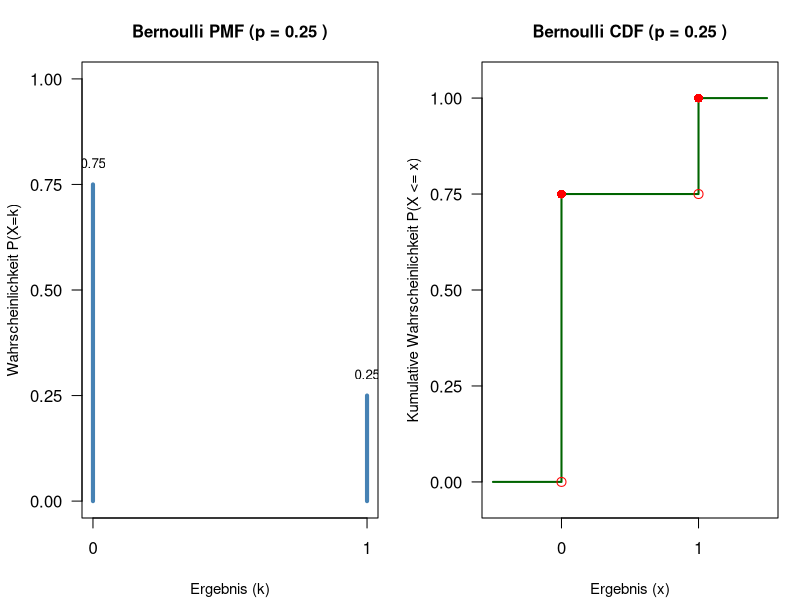
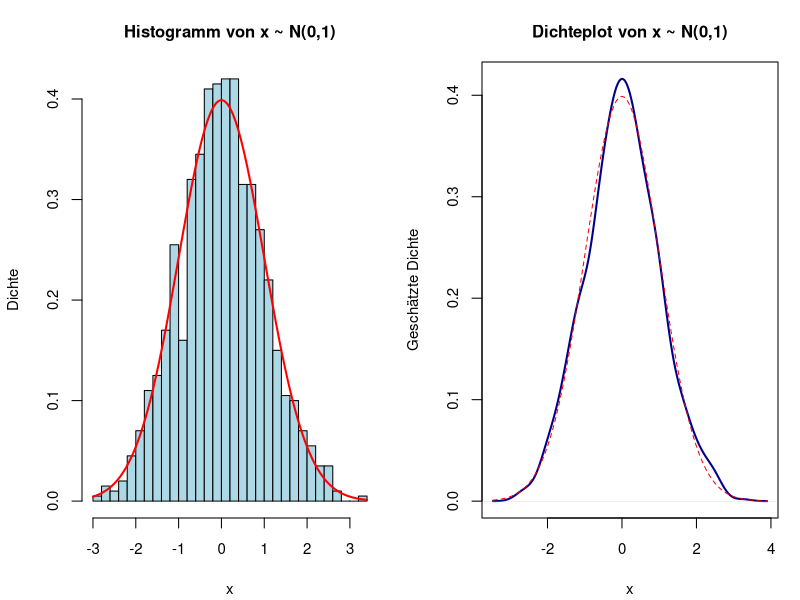
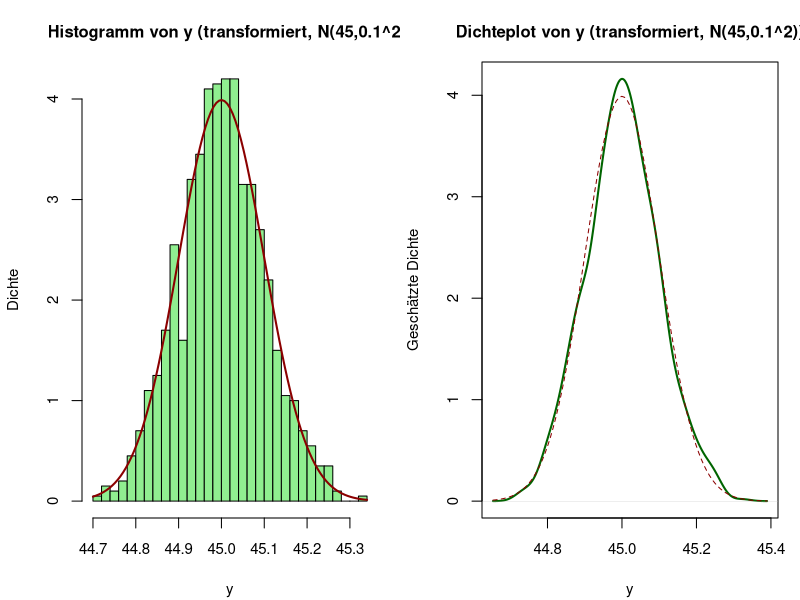
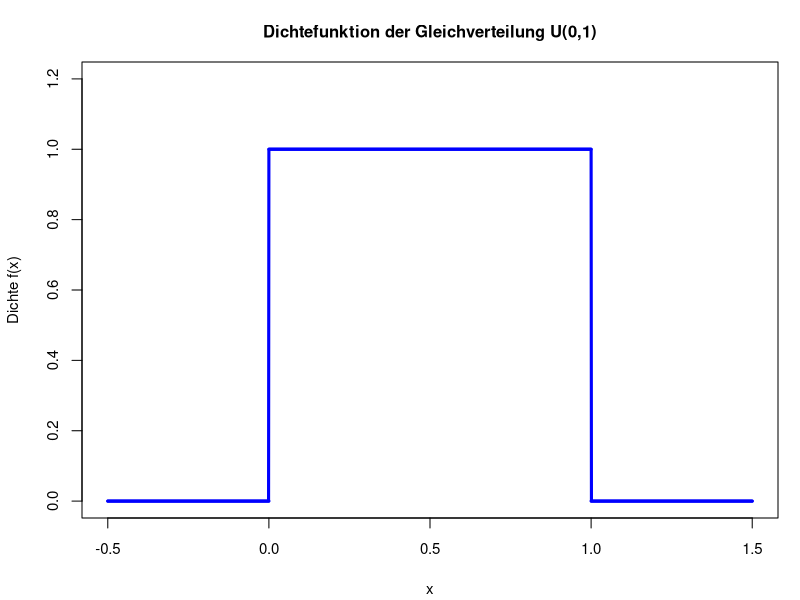
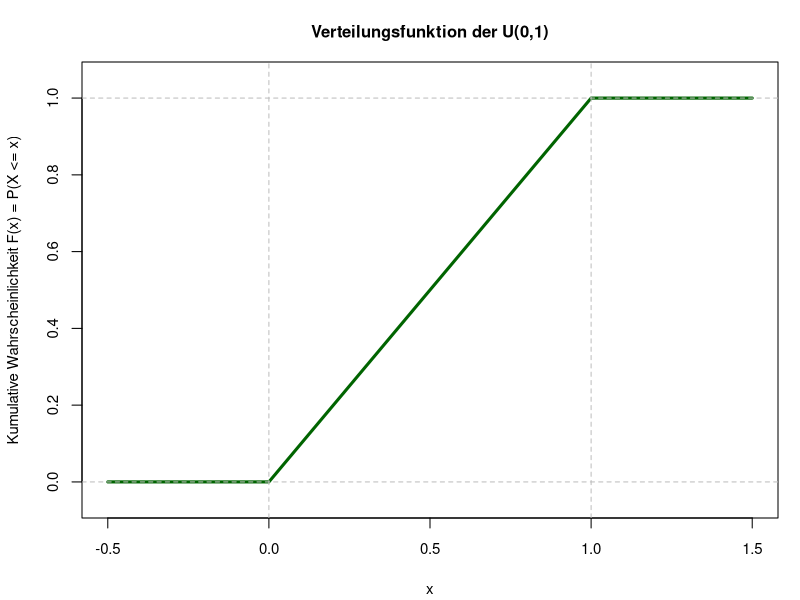

Write R code to recreate these figures, in order.
# Laden notwendiger Pakete (optional, aber gute Praxis für Reproduzierbarkeit)
# library(grDevices) # Für png(), dev.off() - ist aber standardmäßig geladen

# ========= Konfiguration =========

# Zielordner für die Plots
output_dir <- "bernuli_plot"
# Sicherstellen, dass der Ordner existiert, sonst erstellen
if (!dir.exists(output_dir)) {
  dir.create(output_dir, recursive = TRUE)
  message("Ordner erstellt: ", output_dir)
} else {
  message("Ordner existiert bereits: ", output_dir)
}

# Parameter für die Bernoulli-Verteilung
bern_p <- 1/4

# Samen für Reproduzierbarkeit setzen
set.seed(123)

# Konstanten für die Normalverteilung
n_samples <- 1000
norm_mean <- 0
norm_sd <- 1

# Konstanten für die Transformation
trans_scale <- sqrt(0.01) # Entspricht sd = 0.1
trans_shift <- 45

# Konstanten für die Gleichverteilung
unif_min <- 0
unif_max <- 1


# ========= Hilfsfunktionen für Plots =========

#' Funktion zum Speichern von Plots mit spezifischen Einstellungen
#'
#' @param filename Der Dateiname (ohne Pfad) für den Plot.
#' @param plot_code Ein Ausdruck (expression), der den Plot-Code enthält.
#' @param dir Das Verzeichnis, in dem gespeichert werden soll.
#' @param width Die Breite des Plots in Pixeln.
#' @param height Die Höhe des Plots in Pixeln.
#' @param ... Zusätzliche Argumente für par() vor dem Plotten.
save_plot <- function(filename, plot_code, dir = output_dir, width = 800, height = 600, ...) {
  filepath <- file.path(dir, filename)
  png(filename = filepath, width = width, height = height, units = "px", res = 100) # PNG-Gerät öffnen
  
  # Setze grafische Parameter (falls vorhanden)
  old_par <- par(no.readonly = TRUE) # Aktuelle Einstellungen sichern
  on.exit(par(old_par))              # Beim Verlassen der Funktion wiederherstellen
  par(...)                           # Neue Parameter setzen (z.B. mfrow)
  
  # Plot-Code ausführen
  eval(plot_code)
  
  dev.off() # Grafikgerät schließen
  message("Plot gespeichert: ", filepath)
}


# ========= Bernoulli-Verteilung Plots (PMF & CDF nebeneinander) =========

plot_code_bernoulli <- quote({
  # --- Plot 1: Wahrscheinlichkeitsmassfunktion (PMF) ---
  x_bern <- c(0, 1)  # Mögliche Ergebnisse
  pmf_bern <- dbinom(x_bern, size = 1, prob = bern_p)  # Wahrscheinlichkeiten
  
  plot(x_bern, pmf_bern,
       type = "h",            # Vertikale Linien
       lwd = 4,               # Linienbreite
       col = "steelblue",     # Linienfarbe
       ylim = c(0, 1),        # y-Achse von 0 bis 1
       xlab = "Ergebnis (k)",
       ylab = "Wahrscheinlichkeit P(X=k)",
       main = paste("Bernoulli PMF (p =", format(bern_p, digits = 2), ")"),
       xaxt = "n",            # Standard-x-Achsenbeschriftung aus
       yaxt = "n",            # Standard-y-Achsenbeschriftung aus
       cex.main = 1.0, cex.lab = 0.9, cex.axis = 0.9 # Schriftgrößen anpassen
  )
  axis(1, at = x_bern, labels = c("0", "1"))       # x-Achse bei 0 und 1
  axis(2, at = seq(0, 1, 0.25), las = 1)          # y-Achse (las=1 für horizontale Labels)
  text(x_bern, pmf_bern + 0.05, labels = round(pmf_bern, 2), col = "black", cex = 0.8)
  
  # --- Plot 2: Kumulative Verteilungsfunktion (CDF) ---
  x_vals_cdf <- seq(-0.5, 1.5, by = 0.01) # Feinere Auflösung für CDF
  cdf_vals_bern <- pbinom(x_vals_cdf, size = 1, prob = bern_p) # CDF berechnen
  
  plot(x_vals_cdf, cdf_vals_bern,
       type = "s",              # Treppenlinien
       lwd = 2,
       col = "darkgreen",
       ylim = c(-0.05, 1.05),   # Etwas Rand oben/unten
       xlab = "Ergebnis (x)",
       ylab = "Kumulative Wahrscheinlichkeit P(X <= x)",
       main = paste("Bernoulli CDF (p =", format(bern_p, digits = 2), ")"),
       xaxt = "n",
       yaxt = "n",
       cex.main = 1.0, cex.lab = 0.9, cex.axis = 0.9
  )
  axis(1, at = c(0, 1), labels = c("0", "1"))        # x-Achse
  axis(2, at = seq(0, 1, 0.25), las = 1)             # y-Achse
  # Sprungstellen markieren
  points(c(0, 1), pbinom(c(0, 1), size = 1, prob = bern_p), pch = 16, col = "red", cex = 1.2)  # gefüllte Punkte (Ende des Sprungs)
  points(c(0, 1), c(0, 1 - bern_p), pch = 1, col = "red", cex = 1.2) # offene Kreise (Anfang des Sprungs)
})

# Plot speichern
save_plot(filename = "01_bernoulli_pmf_cdf.png",
          plot_code = plot_code_bernoulli,
          width = 1200, height = 550, # Breite angepasst für zwei Plots
          mfrow = c(1, 2),             # 1 Zeile, 2 Spalten
          mar = c(4, 4, 3, 1) + 0.1)   # Ränder anpassen (unten, links, oben, rechts)


# ========= Normalverteilung N(0,1) Plots (Histogramm & Dichte) =========

# Daten generieren
x_norm <- rnorm(n_samples, mean = norm_mean, sd = norm_sd)

plot_code_norm_x <- quote({
  # --- Histogramm von x ---
  hist(x_norm,
       breaks = 30,
       col = "lightblue",
       main = "Histogramm von x ~ N(0,1)",
       xlab = "x",
       ylab = "Dichte",  # Angepasst, da probability=TRUE
       probability = TRUE, # Zeigt Dichte statt Häufigkeit
       cex.main = 1.0, cex.lab = 0.9, cex.axis = 0.9)
  # Überlagerte theoretische Dichte (optional, aber oft nützlich)
  curve(dnorm(x, mean = norm_mean, sd = norm_sd), add = TRUE, col = "red", lwd = 2)
  
  # --- Dichteplot von x ---
  plot(density(x_norm),
       col = "darkblue",
       lwd = 2,
       main = "Dichteplot von x ~ N(0,1)",
       xlab = "x",
       ylab = "Geschätzte Dichte",
       cex.main = 1.0, cex.lab = 0.9, cex.axis = 0.9)
  # Überlagerte theoretische Dichte (optional)
  curve(dnorm(x, mean = norm_mean, sd = norm_sd), add = TRUE, col = "red", lty = 2) # gestrichelt
})

# Plot speichern
save_plot(filename = "02_normal_N01_hist_density.png",
          plot_code = plot_code_norm_x,
          width = 1200, height = 550,
          mfrow = c(1, 2),
          mar = c(4, 4, 3, 1) + 0.1)


# ========= Transformierte Normalverteilung Plots (Histogramm & Dichte) =========

# Transformation anwenden
y_transformed <- trans_scale * x_norm + trans_shift
# Erwarteter Mittelwert und SD von y
y_mean_expected <- trans_scale * norm_mean + trans_shift
y_sd_expected <- trans_scale * norm_sd

plot_code_norm_y <- quote({
  # --- Histogramm von y ---
  hist(y_transformed,
       breaks = 30,
       col = "lightgreen",
       main = paste("Histogramm von y (transformiert, N(", round(y_mean_expected,1), ",", round(y_sd_expected,2), "^2))", sep=""),
       xlab = "y",
       ylab = "Dichte",
       probability = TRUE,
       cex.main = 1.0, cex.lab = 0.9, cex.axis = 0.9)
  # Überlagerte theoretische Dichte
  curve(dnorm(x, mean = y_mean_expected, sd = y_sd_expected), add = TRUE, col = "darkred", lwd = 2)
  
  
  # --- Dichteplot von y ---
  plot(density(y_transformed),
       col = "darkgreen",
       lwd = 2,
       main = paste("Dichteplot von y (transformiert, N(", round(y_mean_expected,1), ",", round(y_sd_expected,2), "^2))", sep=""),
       xlab = "y",
       ylab = "Geschätzte Dichte",
       cex.main = 1.0, cex.lab = 0.9, cex.axis = 0.9)
  # Überlagerte theoretische Dichte
  curve(dnorm(x, mean = y_mean_expected, sd = y_sd_expected), add = TRUE, col = "darkred", lty = 2)
})

# Plot speichern
save_plot(filename = "03_normal_transformed_hist_density.png",
          plot_code = plot_code_norm_y,
          width = 1200, height = 550,
          mfrow = c(1, 2),
          mar = c(4, 4, 3, 1) + 0.1)


# ========= Gleichverteilung U(0, 1) Plots (Dichte & CDF) =========

# --- Plot Dichtefunktion ---
plot_code_unif_pdf <- quote({
  x_unif_density <- seq(unif_min - 0.5, unif_max + 0.5, by = 0.001) # Etwas Rand
  y_unif_density <- dunif(x_unif_density, min = unif_min, max = unif_max)
  
  plot(x_unif_density, y_unif_density,
       type = "l",            # Linienplot
       lwd = 3,               # Etwas dicker für Klarheit
       col = "blue",
       ylim = c(0, max(y_unif_density) * 1.2), # Y-Achse etwas höher
       main = paste("Dichtefunktion der Gleichverteilung U(", unif_min, ",", unif_max, ")", sep=""),
       xlab = "x",
       ylab = "Dichte f(x)",
       cex.main = 1.0, cex.lab = 0.9, cex.axis = 0.9)
  # Linien an den Rändern hinzufügen für Klarheit
  segments(x0 = c(unif_min - 0.5, unif_max), x1 = c(unif_min, unif_max + 0.5),
           y0 = c(0, 0), y1 = c(0, 0), col = "blue", lwd = 3)
  segments(x0 = unif_min, x1 = unif_max, y0 = 1 / (unif_max - unif_min), y1 = 1 / (unif_max - unif_min), col = "blue", lwd = 3)
})

# Plot speichern
save_plot(filename = "04_uniform_pdf.png",
          plot_code = plot_code_unif_pdf,
          width = 700, height = 550, # Standardgröße für Einzelplot
          mar = c(4, 4, 3, 1) + 0.1)


# --- Plot Verteilungsfunktion (CDF) ---
plot_code_unif_cdf <- quote({
  x_unif_cdf <- seq(unif_min - 0.5, unif_max + 0.5, by = 0.01) # Bereich für CDF
  y_unif_cdf <- punif(x_unif_cdf, min = unif_min, max = unif_max) # CDF-Werte
  
  plot(x_unif_cdf, y_unif_cdf,
       type = "l",
       lwd = 3,
       col = "darkgreen",
       ylim = c(-0.05, 1.05), # Y-Achse mit Rand
       main = paste("Verteilungsfunktion der U(", unif_min, ",", unif_max, ")", sep=""),
       xlab = "x",
       ylab = "Kumulative Wahrscheinlichkeit F(x) = P(X <= x)",
       cex.main = 1.0, cex.lab = 0.9, cex.axis = 0.9)
  # Achsen für Klarheit hervorheben
  abline(h = c(0, 1), col = "grey", lty = 2)
  abline(v = c(unif_min, unif_max), col = "grey", lty = 2)
})

# Plot speichern
save_plot(filename = "05_uniform_cdf.png",
          plot_code = plot_code_unif_cdf,
          width = 700, height = 550,
          mar = c(4, 4, 3, 1) + 0.1)

message("\nAlle Plots wurden im Ordner '", output_dir, "' gespeichert.")